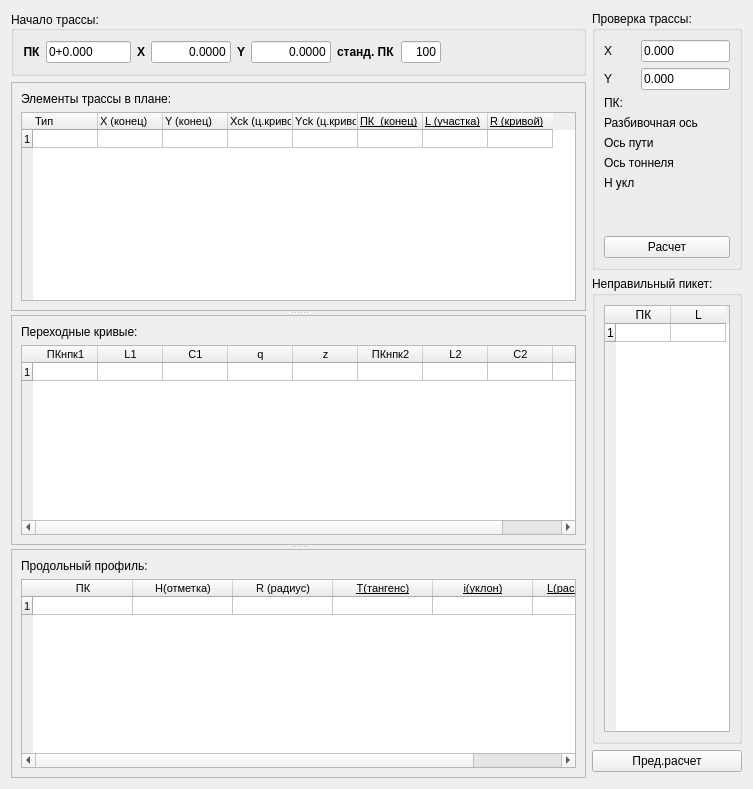
      <widget class="QWidget" name="tab">
       <attribute name="title">
        <string>Трасса</string>
       </attribute>
       <layout class="QGridLayout" name="gridLayout">
        <item row="0" column="0">
         <widget class="QGroupBox" name="groupBox_3">
          <property name="maximumSize">
           <size>
            <width>16777215</width>
            <height>65</height>
           </size>
          </property>
          <property name="title">
           <string>Начало трассы:</string>
          </property>
          <property name="alignment">
           <set>Qt::AlignLeading|Qt::AlignLeft|Qt::AlignVCenter</set>
          </property>
          <layout class="QHBoxLayout" name="horizontalLayout_2">
           <item>
            <widget class="QLabel" name="label">
             <property name="text">
              <string>&lt;html&gt;&lt;head/&gt;&lt;body&gt;&lt;p&gt;&lt;span style=&quot; font-weight:600;&quot;&gt;ПК&lt;/span&gt;&lt;/p&gt;&lt;/body&gt;&lt;/html&gt;</string>
             </property>
             <property name="alignment">
              <set>Qt::AlignCenter</set>
             </property>
            </widget>
           </item>
           <item>
            <widget class="QLineEdit" name="EditPKnach">
             <property name="maximumSize">
              <size>
               <width>85</width>
               <height>16777215</height>
              </size>
             </property>
             <property name="inputMask">
              <string/>
             </property>
             <property name="text">
              <string>0+0.000</string>
             </property>
             <property name="maxLength">
              <number>32767</number>
             </property>
            </widget>
           </item>
           <item>
            <widget class="QLabel" name="label_nach_X">
             <property name="text">
              <string>&lt;html&gt;&lt;head/&gt;&lt;body&gt;&lt;p&gt;&lt;span style=&quot; font-weight:600;&quot;&gt;X&lt;/span&gt;&lt;/p&gt;&lt;/body&gt;&lt;/html&gt;</string>
             </property>
             <property name="alignment">
              <set>Qt::AlignCenter</set>
             </property>
            </widget>
           </item>
           <item>
            <widget class="QLineEdit" name="EditXnach">
             <property name="maximumSize">
              <size>
               <width>80</width>
               <height>16777215</height>
              </size>
             </property>
             <property name="inputMethodHints">
              <set>Qt::ImhNone</set>
             </property>
             <property name="text">
              <string>0.0000</string>
             </property>
             <property name="alignment">
              <set>Qt::AlignRight|Qt::AlignTrailing|Qt::AlignVCenter</set>
             </property>
            </widget>
           </item>
           <item>
            <widget class="QLabel" name="label_3">
             <property name="text">
              <string>&lt;html&gt;&lt;head/&gt;&lt;body&gt;&lt;p&gt;&lt;span style=&quot; font-weight:600;&quot;&gt;Y&lt;/span&gt;&lt;/p&gt;&lt;/body&gt;&lt;/html&gt;</string>
             </property>
             <property name="alignment">
              <set>Qt::AlignCenter</set>
             </property>
            </widget>
           </item>
           <item>
            <widget class="QLineEdit" name="EditYnach">
             <property name="maximumSize">
              <size>
               <width>80</width>
               <height>16777215</height>
              </size>
             </property>
             <property name="text">
              <string>0.0000</string>
             </property>
             <property name="alignment">
              <set>Qt::AlignRight|Qt::AlignTrailing|Qt::AlignVCenter</set>
             </property>
            </widget>
           </item>
           <item>
            <widget class="QLabel" name="label_2">
             <property name="text">
              <string>&lt;html&gt;&lt;head/&gt;&lt;body&gt;&lt;p&gt;&lt;span style=&quot; font-weight:600;&quot;&gt;станд. ПК&lt;/span&gt;&lt;/p&gt;&lt;/body&gt;&lt;/html&gt;</string>
             </property>
            </widget>
           </item>
           <item>
            <widget class="QLineEdit" name="EditStndPk">
             <property name="maximumSize">
              <size>
               <width>40</width>
               <height>16777215</height>
              </size>
             </property>
             <property name="text">
              <string>100</string>
             </property>
             <property name="alignment">
              <set>Qt::AlignRight|Qt::AlignTrailing|Qt::AlignVCenter</set>
             </property>
            </widget>
           </item>
           <item>
            <spacer name="horizontalSpacer">
             <property name="orientation">
              <enum>Qt::Horizontal</enum>
             </property>
             <property name="sizeHint" stdset="0">
              <size>
               <width>133</width>
               <height>20</height>
              </size>
             </property>
            </spacer>
           </item>
          </layout>
         </widget>
        </item>
        <item row="0" column="1" rowspan="2">
         <widget class="QGroupBox" name="groupBox_4">
          <property name="minimumSize">
           <size>
            <width>150</width>
            <height>0</height>
           </size>
          </property>
          <property name="maximumSize">
           <size>
            <width>150</width>
            <height>16777215</height>
           </size>
          </property>
          <property name="title">
           <string>Проверка трассы:</string>
          </property>
          <layout class="QGridLayout" name="gridLayout_5">
           <item row="0" column="0">
            <widget class="QLabel" name="label_5">
             <property name="text">
              <string>X</string>
             </property>
            </widget>
           </item>
           <item row="0" column="1">
            <widget class="QLineEdit" name="PointEdit_X">
             <property name="inputMethodHints">
              <set>Qt::ImhNone</set>
             </property>
             <property name="inputMask">
              <string/>
             </property>
             <property name="text">
              <string>0.000</string>
             </property>
            </widget>
           </item>
           <item row="1" column="0">
            <widget class="QLabel" name="label_6">
             <property name="text">
              <string>Y</string>
             </property>
            </widget>
           </item>
           <item row="1" column="1">
            <widget class="QLineEdit" name="PointEdit_Y">
             <property name="text">
              <string>0.000</string>
             </property>
            </widget>
           </item>
           <item row="2" column="0" colspan="2">
            <widget class="QLabel" name="label_7">
             <property name="text">
              <string>ПК:</string>
             </property>
            </widget>
           </item>
           <item row="4" column="0" colspan="2">
            <widget class="QLabel" name="label_9">
             <property name="text">
              <string>Ось пути</string>
             </property>
            </widget>
           </item>
           <item row="5" column="0" colspan="2">
            <widget class="QLabel" name="label_10">
             <property name="text">
              <string>Ось тоннеля</string>
             </property>
            </widget>
           </item>
           <item row="3" column="0" colspan="2">
            <widget class="QLabel" name="label_8">
             <property name="text">
              <string>Разбивочная ось</string>
             </property>
            </widget>
           </item>
           <item row="6" column="0">
            <widget class="QLabel" name="label_12">
             <property name="text">
              <string>H укл</string>
             </property>
            </widget>
           </item>
           <item row="7" column="1">
            <spacer name="verticalSpacer">
             <property name="orientation">
              <enum>Qt::Vertical</enum>
             </property>
             <property name="sizeHint" stdset="0">
              <size>
               <width>20</width>
               <height>40</height>
              </size>
             </property>
            </spacer>
           </item>
           <item row="8" column="0" colspan="2">
            <widget class="QPushButton" name="Button_Run">
             <property name="text">
              <string>Расчет</string>
             </property>
            </widget>
           </item>
          </layout>
         </widget>
        </item>
        <item row="1" column="0" rowspan="4">
         <widget class="QSplitter" name="splitter">
          <property name="orientation">
           <enum>Qt::Vertical</enum>
          </property>
          <widget class="QFrame" name="frame">
           <property name="frameShape">
            <enum>QFrame::StyledPanel</enum>
           </property>
           <property name="frameShadow">
            <enum>QFrame::Raised</enum>
           </property>
           <layout class="QVBoxLayout" name="verticalLayout_2">
            <item>
             <widget class="QLabel" name="label_4">
              <property name="text">
               <string>Элементы трассы в плане:</string>
              </property>
             </widget>
            </item>
            <item>
             <widget class="QTableWidget" name="tableTrassa">
              <property name="font">
               <font>
                <pointsize>8</pointsize>
               </font>
              </property>
              <property name="contextMenuPolicy">
               <enum>Qt::CustomContextMenu</enum>
              </property>
              <property name="alternatingRowColors">
               <bool>true</bool>
              </property>
              <attribute name="horizontalHeaderDefaultSectionSize">
               <number>65</number>
              </attribute>
              <attribute name="verticalHeaderDefaultSectionSize">
               <number>18</number>
              </attribute>
              <attribute name="verticalHeaderMinimumSectionSize">
               <number>16</number>
              </attribute>
              <row>
               <property name="text">
                <string>1</string>
               </property>
              </row>
              <column>
               <property name="text">
                <string>Тип</string>
               </property>
               <property name="font">
                <font>
                 <pointsize>8</pointsize>
                </font>
               </property>
               <property name="textAlignment">
                <set>AlignLeading|AlignVCenter</set>
               </property>
              </column>
              <column>
               <property name="text">
                <string>X (конец)</string>
               </property>
               <property name="font">
                <font>
                 <pointsize>8</pointsize>
                </font>
               </property>
               <property name="textAlignment">
                <set>AlignLeading|AlignVCenter</set>
               </property>
              </column>
              <column>
               <property name="text">
                <string>Y (конец)</string>
               </property>
               <property name="font">
                <font>
                 <pointsize>8</pointsize>
                </font>
               </property>
               <property name="textAlignment">
                <set>AlignLeading|AlignVCenter</set>
               </property>
              </column>
              <column>
               <property name="text">
                <string>Xck (ц.кривой)</string>
               </property>
               <property name="font">
                <font>
                 <pointsize>8</pointsize>
                </font>
               </property>
               <property name="textAlignment">
                <set>AlignLeading|AlignVCenter</set>
               </property>
              </column>
              <column>
               <property name="text">
                <string>Yck (ц.кривой)</string>
               </property>
               <property name="font">
                <font>
                 <pointsize>8</pointsize>
                </font>
               </property>
               <property name="textAlignment">
                <set>AlignLeading|AlignVCenter</set>
               </property>
              </column>
              <column>
               <property name="text">
                <string>ПК  (конец)</string>
               </property>
               <property name="font">
                <font>
                 <pointsize>8</pointsize>
                 <underline>true</underline>
                </font>
               </property>
               <property name="textAlignment">
                <set>AlignLeading|AlignVCenter</set>
               </property>
               <property name="background">
                <color>
                 <red>147</red>
                 <green>162</green>
                 <blue>162</blue>
                </color>
               </property>
              </column>
              <column>
               <property name="text">
                <string>L (участка)</string>
               </property>
               <property name="font">
                <font>
                 <pointsize>8</pointsize>
                 <underline>true</underline>
                </font>
               </property>
               <property name="textAlignment">
                <set>AlignLeading|AlignVCenter</set>
               </property>
               <property name="background">
                <color>
                 <red>147</red>
                 <green>162</green>
                 <blue>162</blue>
                </color>
               </property>
              </column>
              <column>
               <property name="text">
                <string>R (кривой)</string>
               </property>
               <property name="font">
                <font>
                 <pointsize>8</pointsize>
                 <underline>true</underline>
                </font>
               </property>
               <property name="textAlignment">
                <set>AlignLeading|AlignVCenter</set>
               </property>
               <property name="background">
                <color>
                 <red>147</red>
                 <green>162</green>
                 <blue>162</blue>
                </color>
               </property>
              </column>
              <item row="0" column="0">
               <property name="text">
                <string/>
               </property>
               <property name="textAlignment">
                <set>AlignLeading|AlignTop</set>
               </property>
              </item>
              <item row="0" column="1">
               <property name="text">
                <string/>
               </property>
               <property name="textAlignment">
                <set>AlignLeading|AlignBottom</set>
               </property>
              </item>
              <item row="0" column="2">
               <property name="text">
                <string/>
               </property>
               <property name="textAlignment">
                <set>AlignLeading|AlignBottom</set>
               </property>
              </item>
              <item row="0" column="3">
               <property name="text">
                <string/>
               </property>
               <property name="textAlignment">
                <set>AlignLeading|AlignTop</set>
               </property>
              </item>
              <item row="0" column="4">
               <property name="text">
                <string/>
               </property>
               <property name="textAlignment">
                <set>AlignLeading|AlignTop</set>
               </property>
              </item>
              <item row="0" column="5">
               <property name="text">
                <string/>
               </property>
               <property name="textAlignment">
                <set>AlignLeading|AlignBottom</set>
               </property>
              </item>
              <item row="0" column="6">
               <property name="text">
                <string/>
               </property>
               <property name="textAlignment">
                <set>AlignLeading|AlignTop</set>
               </property>
              </item>
              <item row="0" column="7">
               <property name="text">
                <string/>
               </property>
               <property name="textAlignment">
                <set>AlignLeading|AlignTop</set>
               </property>
              </item>
             </widget>
            </item>
           </layout>
          </widget>
          <widget class="QFrame" name="frame_2">
           <property name="frameShape">
            <enum>QFrame::StyledPanel</enum>
           </property>
           <property name="frameShadow">
            <enum>QFrame::Raised</enum>
           </property>
           <layout class="QVBoxLayout" name="verticalLayout_3">
            <item>
             <widget class="QLabel" name="label_11">
              <property name="text">
               <string>Переходные кривые:</string>
              </property>
             </widget>
            </item>
            <item>
             <widget class="QTableWidget" name="tableTrassa_2">
              <property name="font">
               <font>
                <pointsize>8</pointsize>
               </font>
              </property>
              <property name="contextMenuPolicy">
               <enum>Qt::CustomContextMenu</enum>
              </property>
              <property name="alternatingRowColors">
               <bool>true</bool>
              </property>
              <attribute name="horizontalHeaderDefaultSectionSize">
               <number>65</number>
              </attribute>
              <attribute name="verticalHeaderDefaultSectionSize">
               <number>18</number>
              </attribute>
              <attribute name="verticalHeaderMinimumSectionSize">
               <number>16</number>
              </attribute>
              <row>
               <property name="text">
                <string>1</string>
               </property>
              </row>
              <column>
               <property name="text">
                <string>ПКнпк1</string>
               </property>
               <property name="font">
                <font>
                 <pointsize>8</pointsize>
                </font>
               </property>
              </column>
              <column>
               <property name="text">
                <string>L1</string>
               </property>
               <property name="font">
                <font>
                 <pointsize>8</pointsize>
                </font>
               </property>
              </column>
              <column>
               <property name="text">
                <string>C1</string>
               </property>
               <property name="font">
                <font>
                 <pointsize>8</pointsize>
                </font>
               </property>
              </column>
              <column>
               <property name="text">
                <string>q</string>
               </property>
              </column>
              <column>
               <property name="text">
                <string>z</string>
               </property>
              </column>
              <column>
               <property name="text">
                <string>ПКнпк2</string>
               </property>
               <property name="font">
                <font>
                 <pointsize>8</pointsize>
                </font>
               </property>
              </column>
              <column>
               <property name="text">
                <string>L2</string>
               </property>
               <property name="font">
                <font>
                 <pointsize>8</pointsize>
                </font>
               </property>
              </column>
              <column>
               <property name="text">
                <string>С2</string>
               </property>
               <property name="font">
                <font>
                 <pointsize>8</pointsize>
                </font>
               </property>
              </column>
              <column>
               <property name="text">
                <string>h</string>
               </property>
              </column>
              <item row="0" column="0">
               <property name="text">
                <string/>
               </property>
              </item>
              <item row="0" column="1">
               <property name="text">
                <string/>
               </property>
              </item>
              <item row="0" column="2">
               <property name="text">
                <string/>
               </property>
              </item>
              <item row="0" column="5">
               <property name="text">
                <string/>
               </property>
              </item>
              <item row="0" column="6">
               <property name="text">
                <string/>
               </property>
              </item>
              <item row="0" column="7">
               <property name="text">
                <string/>
               </property>
               <property name="textAlignment">
                <set>AlignLeading|AlignVCenter</set>
               </property>
              </item>
             </widget>
            </item>
           </layout>
          </widget>
          <widget class="QFrame" name="frame_3">
           <property name="frameShape">
            <enum>QFrame::StyledPanel</enum>
           </property>
           <property name="frameShadow">
            <enum>QFrame::Raised</enum>
           </property>
           <layout class="QVBoxLayout" name="verticalLayout_4">
            <item>
             <widget class="QLabel" name="label_13">
              <property name="text">
               <string>Продольный профиль:</string>
              </property>
             </widget>
            </item>
            <item>
             <widget class="QTableWidget" name="tableProfil">
              <property name="font">
               <font>
                <pointsize>8</pointsize>
               </font>
              </property>
              <property name="contextMenuPolicy">
               <enum>Qt::CustomContextMenu</enum>
              </property>
              <property name="alternatingRowColors">
               <bool>true</bool>
              </property>
              <attribute name="horizontalHeaderDefaultSectionSize">
               <number>100</number>
              </attribute>
              <attribute name="verticalHeaderDefaultSectionSize">
               <number>18</number>
              </attribute>
              <row>
               <property name="text">
                <string>1</string>
               </property>
              </row>
              <column>
               <property name="text">
                <string>ПК</string>
               </property>
               <property name="font">
                <font>
                 <pointsize>8</pointsize>
                </font>
               </property>
              </column>
              <column>
               <property name="text">
                <string>H(отметка)</string>
               </property>
               <property name="font">
                <font>
                 <pointsize>8</pointsize>
                </font>
               </property>
              </column>
              <column>
               <property name="text">
                <string>R (радиус)</string>
               </property>
               <property name="font">
                <font>
                 <pointsize>8</pointsize>
                </font>
               </property>
              </column>
              <column>
               <property name="text">
                <string>T(тангенс)</string>
               </property>
               <property name="font">
                <font>
                 <pointsize>8</pointsize>
                 <underline>true</underline>
                 <strikeout>false</strikeout>
                </font>
               </property>
               <property name="background">
                <color>
                 <red>147</red>
                 <green>162</green>
                 <blue>162</blue>
                </color>
               </property>
              </column>
              <column>
               <property name="text">
                <string>i(уклон)</string>
               </property>
               <property name="font">
                <font>
                 <pointsize>8</pointsize>
                 <underline>true</underline>
                </font>
               </property>
               <property name="background">
                <color>
                 <red>147</red>
                 <green>162</green>
                 <blue>162</blue>
                </color>
               </property>
              </column>
              <column>
               <property name="text">
                <string>L(расстояние)</string>
               </property>
               <property name="font">
                <font>
                 <pointsize>8</pointsize>
                 <underline>true</underline>
                </font>
               </property>
               <property name="background">
                <color>
                 <red>147</red>
                 <green>162</green>
                 <blue>162</blue>
                </color>
               </property>
              </column>
             </widget>
            </item>
           </layout>
          </widget>
         </widget>
        </item>
        <item row="2" column="1">
         <widget class="QGroupBox" name="groupBox">
          <property name="minimumSize">
           <size>
            <width>150</width>
            <height>0</height>
           </size>
          </property>
          <property name="maximumSize">
           <size>
            <width>150</width>
            <height>16777215</height>
           </size>
          </property>
          <property name="title">
           <string>Неправильный пикет:</string>
          </property>
          <layout class="QVBoxLayout" name="verticalLayout">
           <item>
            <widget class="QTableWidget" name="tableNPK">
             <property name="contextMenuPolicy">
              <enum>Qt::CustomContextMenu</enum>
             </property>
             <property name="alternatingRowColors">
              <bool>true</bool>
             </property>
             <attribute name="horizontalHeaderDefaultSectionSize">
              <number>55</number>
             </attribute>
             <attribute name="verticalHeaderDefaultSectionSize">
              <number>18</number>
             </attribute>
             <attribute name="verticalHeaderMinimumSectionSize">
              <number>16</number>
             </attribute>
             <row>
              <property name="text">
               <string>1</string>
              </property>
             </row>
             <column>
              <property name="text">
               <string>ПК</string>
              </property>
             </column>
             <column>
              <property name="text">
               <string>L</string>
              </property>
             </column>
             <item row="0" column="0">
              <property name="text">
               <string/>
              </property>
              <property name="flags">
               <set>ItemIsSelectable|ItemIsEditable|ItemIsDragEnabled|ItemIsUserCheckable|ItemIsEnabled</set>
              </property>
             </item>
             <item row="0" column="1">
              <property name="text">
               <string/>
              </property>
              <property name="flags">
               <set>ItemIsSelectable|ItemIsEditable|ItemIsDragEnabled|ItemIsUserCheckable|ItemIsEnabled</set>
              </property>
             </item>
            </widget>
           </item>
          </layout>
         </widget>
        </item>
        <item row="3" column="1">
         <widget class="QPushButton" name="Button_Predraschet">
          <property name="text">
           <string>Пред.расчет</string>
          </property>
         </widget>
        </item>
       </layout>
      </widget>
